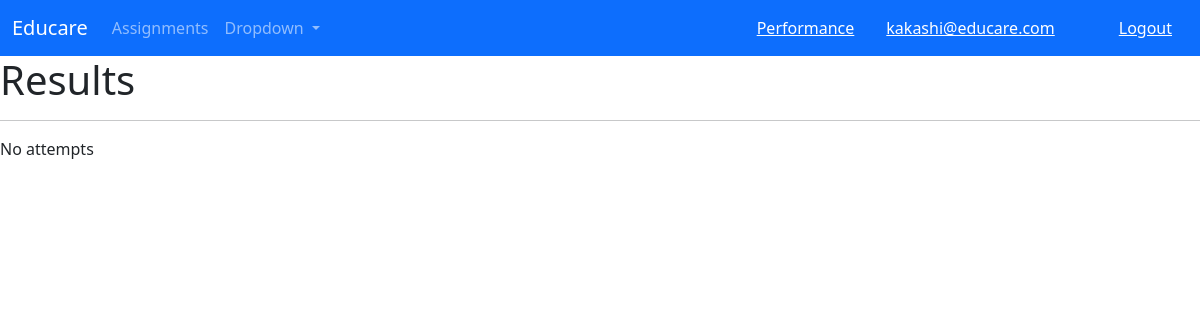
The page /assignments/results/ (signed in) on the database as committed earlier.
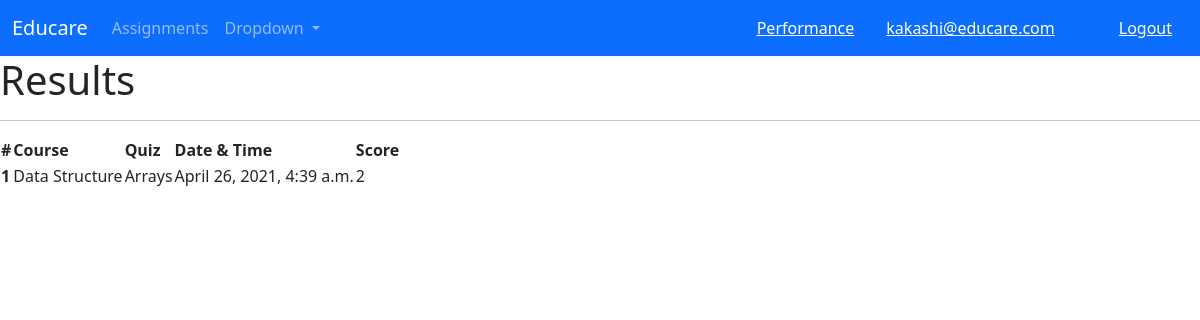
The same page on the database as committed later.
### assignments/models.py (models this page shows, shortened)
class Results(models.Model):
    quiz_id = models.ForeignKey("Quiz", on_delete=models.CASCADE)
    results_id = models.AutoField(primary_key=True)
    course_id = models.ForeignKey(Course, on_delete=models.CASCADE)
    date = models.DateTimeField(blank=True, null=True, auto_now_add=True)
    score = models.IntegerField(blank=True, null=True)
    user = models.ForeignKey(User, on_delete=models.CASCADE)

class Quiz(models.Model):
    quiz_id = models.AutoField(primary_key=True)
    course_id = models.ForeignKey(Course, on_delete=models.CASCADE)
    quiz_name = models.CharField(max_length=200)
    def __str__(self):
        return str(self.quiz_name)

### courses/models.py (models this page shows)
class Course(models.Model):
    course_id = models.AutoField(primary_key=True)
    course_name = models.CharField(max_length=200)
    def __str__(self):
        return str(self.course_name)

### assignments/views.py (the view)
# urls.py: path("results/", views.ResultsView.as_view(), name="results"),
class ResultsView(LoginRequiredMixin, ListView):
    template_name = "assignments/results.html"
    model = Results
    context_object_name = "results"
    def get_queryset(self):
        return Results.objects.filter(user=self.request.user)

### accounts/models.py (called while the page is built)
    def __str__(self):
        return self.email

### templates/assignments/results.html (shortened to what this page needs)
{% extends 'base.html' %}
{% block content %}
    <h1>Results</h1>
    <hr>
    {% if results %}
    <table>
        <thead>
            <tr>
                <th scope="col">#</th>
                <th scope="col">Course</th>
                <th scope="col">Quiz</th>
                <th scope="col">Date & Time</th>
                <th scope="col">Score</th>
            </tr>
        </thead>
        <tbody>
            {% for result in results %}
            <tr>
                <th scope="row">{{forloop.counter}}</th>
                <td>{{result.course_id}}</td>
                <td>{{result.quiz_id}}</td>
                <td>{{result.date}}</td>
                <td>{{result.score}}</td>
            </tr>
            {% endfor %}
        </tbody>
    </table>
{% else %}
<p>No attempts</p>
{% endif %}
{% endblock content %}

Rows that differ between the two databases and show on the page:
added Results: course_id "Data Structure", quiz_id "Arrays", date "April 26, 2021, 4:39 a.m.", score "2"
Other text that changed with them:
text no longer shown: "No attempts"
text now shown: "# Course Quiz Date & Time Score"
